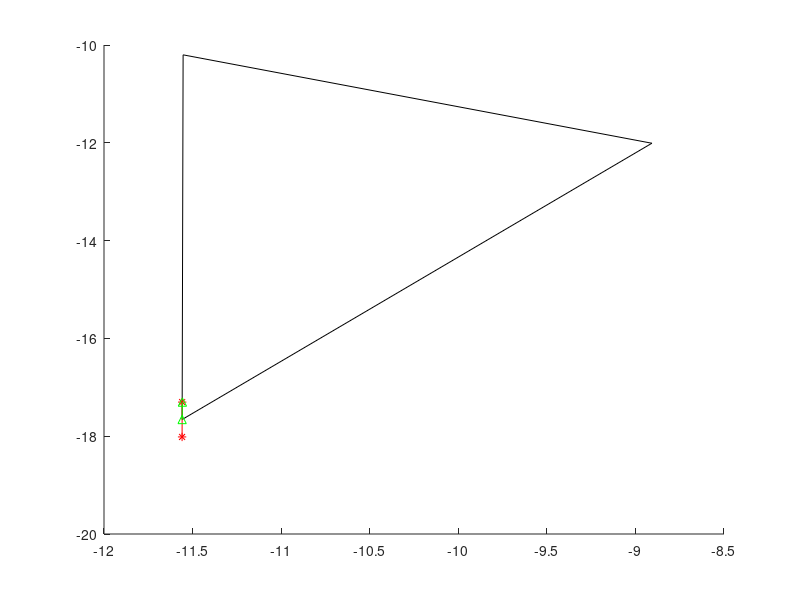

This figure's MATLAB source:
clc;
close all;
clear all;
Trajectory = [-11.5586994695108007391581850242801010608673, -17.3022200871261979671089648036286234855652
-11.5592285218424244419566093711182475090027, -18.0148355643706281625782139599323272705078];

Nodes = [-11.5534276457913147595490954699926078319550, -10.2012530349182846123312629060819745063782
	-11.5589639966823760630632023094221949577332, -17.6585291805937423248451523249968886375427
	-8.9071447722518755085729935672134160995483, -12.0088891135878181870566550060175359249115

    ];

Triangles = [1:size(Nodes, 1)];
Triangles = reshape(Triangles, 3, size(Nodes, 1) / 3);
Triangles = Triangles';

Nodes_p = [-2.5737504528160863870311914070043712854385, -22.2600276131531238377192494226619601249695
	-4.7202050335315748341713515401352196931839, -26.0295467870682344369015481788665056228638
	-1.1136927639237106379965780433849431574345, -21.9349287431576378537556593073531985282898
    	-2.5737504528160863870311914070043712854385, -22.2600276131531238377192494226619601249695
	-6.4340483295061519086743828665930777788162, -27.7902213504845079228289250750094652175903
	-4.7202050335315748341713515401352196931839, -26.0295467870682344369015481788665056228638];

Triangles_p = [1:size(Nodes_p, 1)];
Triangles_p = reshape(Triangles_p, 3, size(Nodes_p, 1) / 3);
Triangles_p = Triangles_p';

figure(1)
% xlim([8.853 8.862])
% ylim([-31.482 -31.477])
patch('Vertices', Nodes, 'Faces', Triangles, 'FaceVertexCData', zeros(size(Nodes, 1), 1), 'FaceColor', ...
    'interp', 'EdgeAlpha', 1, 'facealpha', 0); hold on
plot(Trajectory(:, 1), Trajectory(:, 2), '*-r'); hold on
%patch('Vertices', Nodes_p, 'Faces', Triangles_p, 'FaceVertexCData', zeros(size(Nodes_p, 1), 1), 'FaceColor', ...
 %   'interp', 'EdgeAlpha', 1, 'facealpha', 0, 'edgecolor', 'b'); hold on

Trajectory = [-11.5589639966823973793452751124277710914612, -17.6585291806228106281650980236008763313293
-11.5576543308430466083791543496772646903992, -17.3022251055832114730037574190646409988403];
plot(Trajectory(:, 1), Trajectory(:, 2), '^-g'); hold on
% 
%plot(2.2019196616488989626247985142981633543968, 36.3059710278427729690520209260284900665283, 'ob'); hold on
% 
% Trajectory2f = [2.2019196616488989626247985142981633543968, 36.3059710278427729690520209260284900665283
% 2.2083386939577325236427896015811711549759, 36.3059745889330471868561289738863706588745];
% plot(Trajectory2f(:, 1), Trajectory2f(:, 2), 'x-g'); hold on
% 
% Trajectory2f = [2.2019196616541121258592283993493765592575, 36.3059710278482725698268041014671325683594
% 2.1955006368625031853980544838123023509979, 36.3059814739461188537461566738784313201904];
% plot(Trajectory2f(:, 1), Trajectory2f(:, 2), 'x-cyan'); hold on
% 
% scatter(2.2019196616541072408779200486605986952782, 36.3059710278403642291777941863983869552612, '+');
